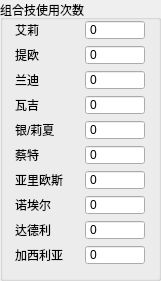
     <widget class="QGroupBox" name="groupBox_time_of_combat_skill">
      <property name="geometry">
       <rect>
        <x>340</x>
        <y>235</y>
        <width>161</width>
        <height>281</height>
       </rect>
      </property>
      <property name="title">
       <string>组合技使用次数</string>
      </property>
      <widget class="QLabel" name="label_time_of_combat_skill_Arios">
       <property name="geometry">
        <rect>
         <x>15</x>
         <y>170</y>
         <width>50</width>
         <height>20</height>
        </rect>
       </property>
       <property name="text">
        <string>亚里欧斯</string>
       </property>
      </widget>
      <widget class="QLabel" name="label_time_of_combat_skill_Randy">
       <property name="geometry">
        <rect>
         <x>15</x>
         <y>70</y>
         <width>50</width>
         <height>20</height>
        </rect>
       </property>
       <property name="text">
        <string>兰迪</string>
       </property>
      </widget>
      <widget class="QLabel" name="label_time_of_combat_skill_Zeit">
       <property name="geometry">
        <rect>
         <x>15</x>
         <y>145</y>
         <width>50</width>
         <height>20</height>
        </rect>
       </property>
       <property name="text">
        <string>蔡特</string>
       </property>
      </widget>
      <widget class="QLabel" name="label_time_of_combat_skill_Elie">
       <property name="geometry">
        <rect>
         <x>15</x>
         <y>20</y>
         <width>50</width>
         <height>20</height>
        </rect>
       </property>
       <property name="text">
        <string>艾莉</string>
       </property>
      </widget>
      <widget class="QLabel" name="label_time_of_combat_skill_Dudley">
       <property name="geometry">
        <rect>
         <x>15</x>
         <y>220</y>
         <width>50</width>
         <height>20</height>
        </rect>
       </property>
       <property name="text">
        <string>达德利</string>
       </property>
      </widget>
      <widget class="QLabel" name="label_time_of_combat_skill_Noel">
       <property name="geometry">
        <rect>
         <x>15</x>
         <y>195</y>
         <width>50</width>
         <height>20</height>
        </rect>
       </property>
       <property name="text">
        <string>诺埃尔</string>
       </property>
      </widget>
      <widget class="QLabel" name="label_time_of_combat_skill_Lazy">
       <property name="geometry">
        <rect>
         <x>15</x>
         <y>95</y>
         <width>50</width>
         <height>20</height>
        </rect>
       </property>
       <property name="text">
        <string>瓦吉</string>
       </property>
      </widget>
      <widget class="QLabel" name="label_time_of_combat_skill_Garcia">
       <property name="geometry">
        <rect>
         <x>15</x>
         <y>245</y>
         <width>50</width>
         <height>20</height>
        </rect>
       </property>
       <property name="text">
        <string>加西利亚</string>
       </property>
      </widget>
      <widget class="QLabel" name="label_time_of_combat_skill_Tio">
       <property name="geometry">
        <rect>
         <x>15</x>
         <y>45</y>
         <width>50</width>
         <height>20</height>
        </rect>
       </property>
       <property name="text">
        <string>提欧</string>
       </property>
      </widget>
      <widget class="QLabel" name="label_time_of_combat_skill_Rixia">
       <property name="geometry">
        <rect>
         <x>15</x>
         <y>120</y>
         <width>50</width>
         <height>20</height>
        </rect>
       </property>
       <property name="text">
        <string>银/莉夏</string>
       </property>
      </widget>
      <widget class="QSpinBox" name="spinBox_time_of_combat_skill_Elie">
       <property name="geometry">
        <rect>
         <x>85</x>
         <y>20</y>
         <width>60</width>
         <height>20</height>
        </rect>
       </property>
       <property name="buttonSymbols">
        <enum>QAbstractSpinBox::NoButtons</enum>
       </property>
       <property name="maximum">
        <number>255</number>
       </property>
      </widget>
      <widget class="QSpinBox" name="spinBox_time_of_combat_skill_Tio">
       <property name="geometry">
        <rect>
         <x>85</x>
         <y>45</y>
         <width>60</width>
         <height>20</height>
        </rect>
       </property>
       <property name="buttonSymbols">
        <enum>QAbstractSpinBox::NoButtons</enum>
       </property>
       <property name="maximum">
        <number>255</number>
       </property>
      </widget>
      <widget class="QSpinBox" name="spinBox_time_of_combat_skill_Randy">
       <property name="geometry">
        <rect>
         <x>85</x>
         <y>70</y>
         <width>60</width>
         <height>20</height>
        </rect>
       </property>
       <property name="buttonSymbols">
        <enum>QAbstractSpinBox::NoButtons</enum>
       </property>
       <property name="maximum">
        <number>255</number>
       </property>
      </widget>
      <widget class="QSpinBox" name="spinBox_time_of_combat_skill_Lazy">
       <property name="geometry">
        <rect>
         <x>85</x>
         <y>95</y>
         <width>60</width>
         <height>20</height>
        </rect>
       </property>
       <property name="buttonSymbols">
        <enum>QAbstractSpinBox::NoButtons</enum>
       </property>
       <property name="maximum">
        <number>255</number>
       </property>
      </widget>
      <widget class="QSpinBox" name="spinBox_time_of_combat_skill_Rixia">
       <property name="geometry">
        <rect>
         <x>85</x>
         <y>120</y>
         <width>60</width>
         <height>20</height>
        </rect>
       </property>
       <property name="buttonSymbols">
        <enum>QAbstractSpinBox::NoButtons</enum>
       </property>
       <property name="maximum">
        <number>255</number>
       </property>
      </widget>
      <widget class="QSpinBox" name="spinBox_time_of_combat_skill_Zeit">
       <property name="geometry">
        <rect>
         <x>85</x>
         <y>145</y>
         <width>60</width>
         <height>20</height>
        </rect>
       </property>
       <property name="buttonSymbols">
        <enum>QAbstractSpinBox::NoButtons</enum>
       </property>
       <property name="maximum">
        <number>255</number>
       </property>
      </widget>
      <widget class="QSpinBox" name="spinBox_time_of_combat_skill_Arios">
       <property name="geometry">
        <rect>
         <x>85</x>
         <y>170</y>
         <width>60</width>
         <height>20</height>
        </rect>
       </property>
       <property name="buttonSymbols">
        <enum>QAbstractSpinBox::NoButtons</enum>
       </property>
       <property name="maximum">
        <number>255</number>
       </property>
      </widget>
      <widget class="QSpinBox" name="spinBox_time_of_combat_skill_Noel">
       <property name="geometry">
        <rect>
         <x>85</x>
         <y>195</y>
         <width>60</width>
         <height>20</height>
        </rect>
       </property>
       <property name="buttonSymbols">
        <enum>QAbstractSpinBox::NoButtons</enum>
       </property>
       <property name="maximum">
        <number>255</number>
       </property>
      </widget>
      <widget class="QSpinBox" name="spinBox_time_of_combat_skill_Dudley">
       <property name="geometry">
        <rect>
         <x>85</x>
         <y>220</y>
         <width>60</width>
         <height>20</height>
        </rect>
       </property>
       <property name="buttonSymbols">
        <enum>QAbstractSpinBox::NoButtons</enum>
       </property>
       <property name="maximum">
        <number>255</number>
       </property>
      </widget>
      <widget class="QSpinBox" name="spinBox_time_of_combat_skill_Garcia">
       <property name="geometry">
        <rect>
         <x>85</x>
         <y>245</y>
         <width>60</width>
         <height>20</height>
        </rect>
       </property>
       <property name="buttonSymbols">
        <enum>QAbstractSpinBox::NoButtons</enum>
       </property>
       <property name="maximum">
        <number>255</number>
       </property>
      </widget>
     </widget>
